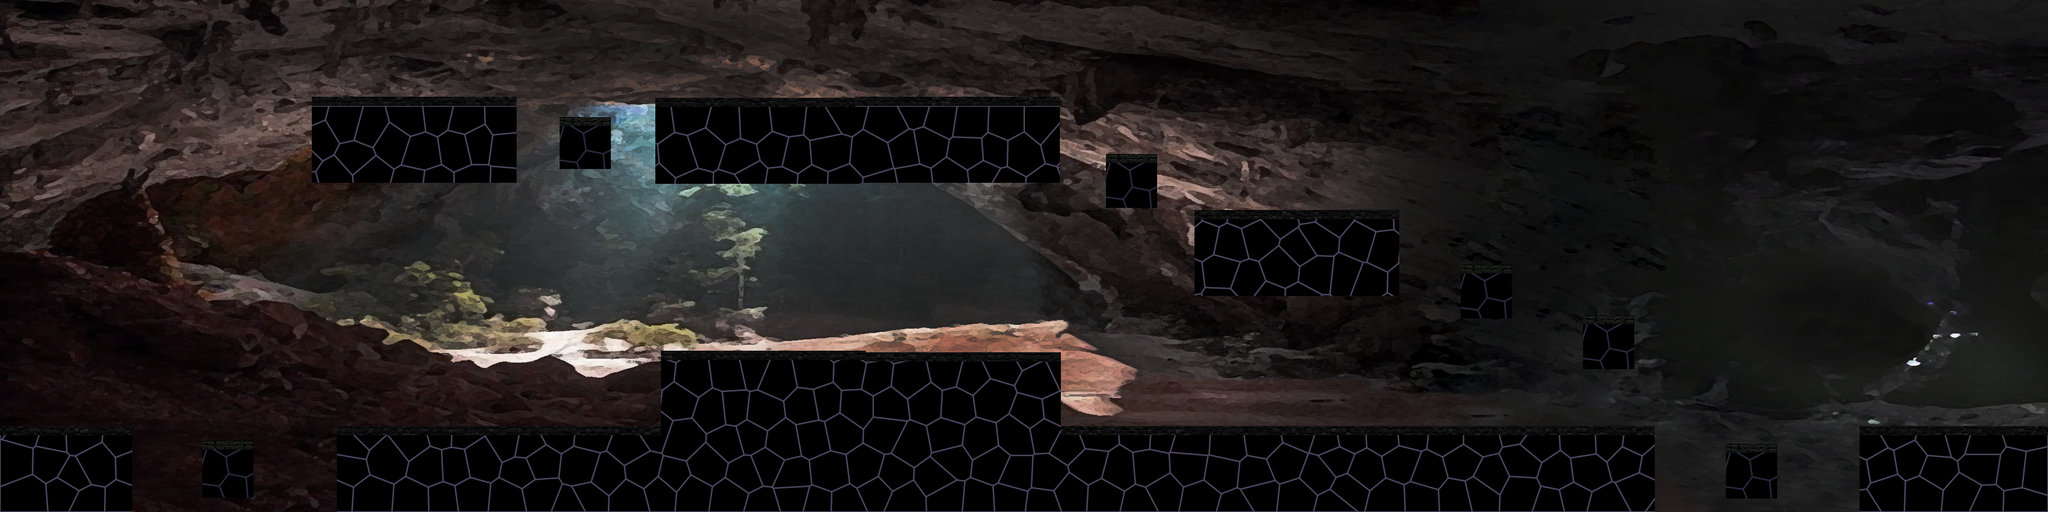

The image is a tile-based game level rendered from a .tmx file. Its description and source (layers, tilesets, objects; grid data summarised) follow:
An orthogonal 40x10 tile map with 100x100 px tiles, 1 tile layer (Tile Layer 1) and 34 objects.

<map version="1.0" tiledversion="1.0.3" orientation="orthogonal" renderorder="right-down" width="40" height="10" tilewidth="100" tileheight="100" nextobjectid="49">
 <tileset firstgid="1" name="stage4" tilewidth="100" tileheight="100" tilecount="400" columns="40">
  <image source="gfx/stage4.png" width="4000" height="1000" />
 </tileset>
 <layer name="Tile Layer 1" width="40" height="10">
  <data>[400 cells, 400 non-empty, 400 distinct tile ids]</data>
 </layer>
 <objectgroup name="trap" width="40" height="10">
  <object id="3" x="227" y="996" width="3500" height="100" />
 </objectgroup>
 <objectgroup name="player" width="40" height="10">
  <object id="4" x="60" y="666" width="100" height="100" />
 </objectgroup>
 <objectgroup name="wall" width="40" height="10">
  <object id="6" x="2" y="846" width="246" height="154" />
  <object id="7" x="396" y="874" width="98" height="94" />
  <object id="8" x="606" y="210" width="398" height="146" />
  <object id="9" x="658" y="850" width="2578" height="148" />
  <object id="10" x="1288" y="700" width="782" height="162" />
  <object id="11" x="1096" y="242" width="92" height="90" />
  <object id="12" x="1278" y="208" width="792" height="150" />
  <object id="13" x="2168" y="312" width="90" height="94" />
  <object id="14" x="2336" y="428" width="392" height="150" />
  <object id="15" x="3372" y="876" width="94" height="96" />
  <object id="16" x="3630" y="850" width="372" height="152" />
  <object id="17" x="3986" y="660" width="96" height="234" />
  <object id="18" x="-94" y="624" width="98" height="222" />
  <object id="28" x="2852" y="530" width="96" height="92" />
  <object id="29" x="3092" y="626" width="100" height="100" />
 </objectgroup>
 <objectgroup name="enemies" width="40" height="10">
  <object id="23" x="900" y="800" />
  <object id="25" x="1800" y="600" />
  <object id="26" x="2400" y="800" />
  <object id="27" x="2900" y="800" />
  <object id="30" x="1800" y="100" />
  <object id="31" x="2600" y="300" />
  <object id="32" x="3800" y="800" />
 </objectgroup>
 <objectgroup name="money" width="40" height="10">
  <object id="33" x="800" y="100" />
 </objectgroup>
 <objectgroup name="enemiwall" width="40" height="10">
  <object id="35" x="600" y="700" width="100" height="200" />
  <object id="37" x="1200" y="500" width="100" height="200" />
  <object id="40" x="2066" y="548" width="75" height="148" />
  <object id="41" x="3224" y="654" width="63" height="190" />
  <object id="42" x="1251" y="63" width="51" height="169" />
  <object id="45" x="2048" y="57" width="63" height="160" />
  <object id="46" x="2330" y="269" width="30" height="181" />
  <object id="47" x="2700" y="284" width="63" height="169" />
  <object id="48" x="3618" y="666" width="42" height="181" />
 </objectgroup>
</map>
